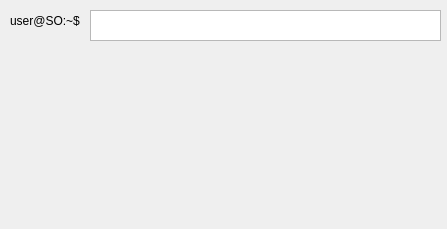
<?xml version="1.0" encoding="UTF-8"?>
<ui version="4.0">
 <class>Shell</class>
 <widget class="QDialog" name="Shell">
  <property name="geometry">
   <rect>
    <x>0</x>
    <y>0</y>
    <width>447</width>
    <height>229</height>
   </rect>
  </property>
  <property name="font">
   <font>
    <kerning>false</kerning>
   </font>
  </property>
  <property name="windowTitle">
   <string>Terminal</string>
  </property>
  <widget class="QTextEdit" name="shell">
   <property name="geometry">
    <rect>
     <x>90</x>
     <y>10</y>
     <width>351</width>
     <height>31</height>
    </rect>
   </property>
   <property name="font">
    <font>
     <kerning>true</kerning>
    </font>
   </property>
   <property name="styleSheet">
    <string notr="true"/>
   </property>
   <property name="html">
    <string>&lt;!DOCTYPE HTML PUBLIC &quot;-//W3C//DTD HTML 4.0//EN&quot; &quot;http://www.w3.org/TR/REC-html40/strict.dtd&quot;&gt;
&lt;html&gt;&lt;head&gt;&lt;meta name=&quot;qrichtext&quot; content=&quot;1&quot; /&gt;&lt;style type=&quot;text/css&quot;&gt;
p, li { white-space: pre-wrap; }
&lt;/style&gt;&lt;/head&gt;&lt;body style=&quot; font-family:'Sans Serif'; font-size:9pt; font-weight:400; font-style:normal;&quot;&gt;
&lt;p style=&quot;-qt-paragraph-type:empty; margin-top:0px; margin-bottom:0px; margin-left:0px; margin-right:0px; -qt-block-indent:0; text-indent:0px;&quot;&gt;&lt;br /&gt;&lt;/p&gt;&lt;/body&gt;&lt;/html&gt;</string>
   </property>
  </widget>
  <widget class="QLabel" name="shell_l">
   <property name="geometry">
    <rect>
     <x>10</x>
     <y>10</y>
     <width>81</width>
     <height>21</height>
    </rect>
   </property>
   <property name="text">
    <string>user@SO:~$</string>
   </property>
  </widget>
 </widget>
 <resources/>
 <connections/>
</ui>
